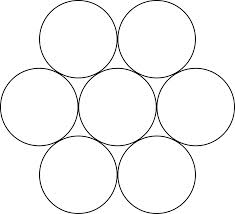
#> input picture 6_circles.jpg, 235 x 214 px
$ python detect_circle.py   (older library calls are emulated)
#> lines starting #> are read from the running program, lines starting #| are printed output that depends on the picture
import cv2
import numpy as np

img=cv2.imread("6_circles.jpg",0)
#> img is the input picture: shape (214, 235); min 0, max 255, mean 246.7


def detect(img):
    out = img.copy()
    gray = img
    circles = cv2.HoughCircles(gray, cv2.cv.CV_HOUGH_GRADIENT, 1.8, 1)
#> circles = 23 rows, first 8: [78.3, 38.7, 37.98], [78.3, 173.7, 37.98], [116.1, 105.3, 38.7], [155.7, 173.7, 38.16], [195.3, 107.1, 37.26], [38.7, 107.1, 37.26], [117.9, 107.1, 39.24], [155.7, 38.7, 38.88]
    if circles is not None:
        circles = np.round(circles[0, :]).astype("int")
#> circles = 23 rows, first 8: [78, 39, 38], [78, 174, 38], [116, 105, 39], [156, 174, 38], [195, 107, 37], [39, 107, 37], [118, 107, 39], [156, 39, 39]
        for (x, y, r) in circles:
            cv2.circle(out, (x, y), r, (0, 255, 0), 4)
            cv2.rectangle(out, (x - 5, y - 5), (x + 5, y + 5), (0, 125, 255), -1)
            cv2.imshow("output", out)
            cv2.waitKey(0)
#> this loop made 23 passes
#> (x, y, r) on passes 1 to 12: (78, 39, 38), (78, 174, 38), (116, 105, 39), (156, 174, 38), (195, 107, 37), (39, 107, 37), (118, 107, 39), (156, 39, 39), (80, 40, 41), (112, 104, 42), (82, 42, 42), (120, 104, 42)
#> pass 1, in detect, `cv2.imshow("output", out)`:
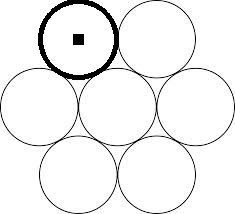
#> window 'output': shape (214, 235); min 0, max 255, mean 241.4
#> pass 2, in detect, `cv2.imshow("output", out)`:
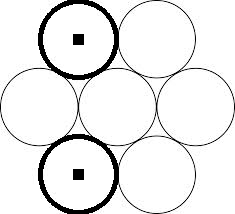
#> window 'output': shape (214, 235); min 0, max 255, mean 236.1
#> after the loop:
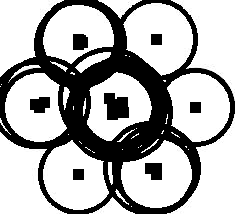
#> out: shape (214, 235); min 0, max 255, mean 175.4


detect(img)
cv2.destroyAllWindows()
